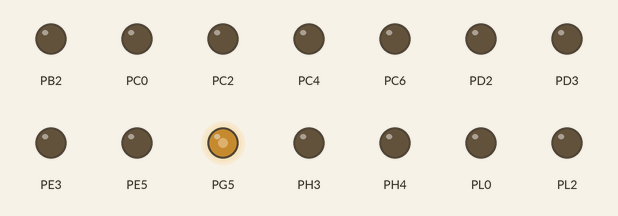
Bench run of a program on a simulated ATmega2560, built with avr-gcc and emulated at 16 MHz. On the bench: output pins drawn as LEDs (lit = HIGH). At 0.0 s the program stops and its outputs stay as they are.

Above: at 0.1 s.
Timing chart, 0 to 1.5 s (numbered marks = the images above):
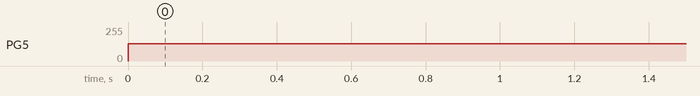

Measured:
- by itself, PG5: 0/255 → 128/255 at 0.00 s

The program:

main.c
```c
/*
 * ManosMexas.c
 *
 * Created: 23/07/2023 02:13:18 p. m.
 * Author : alexh
 */

#define F_CPU 16000000
#include <avr/io.h>
#include <util/delay.h>
#include <avr/interrupt.h>
#include <avr/sfr_defs.h>

#define set_bit(sfr, bit)	(_SFR_BYTE(sfr) |= _BV(bit))
#define clear_bit(sfr, bit) (_SFR_BYTE(sfr) &= ~_BV(bit))


// CONTROLES PULGAR
void CerrarPulg()
{
	PORTB &=~(1<<2);
	PORTL |=(1<<0);
}

void AbrirPulg()
{
	PORTB |=(1<<2);
	PORTL &=~(1<<0);
}

void PararPulg()
{
	PORTB &=~(1<<2);
	PORTL &=~(1<<0);
}

// CONTROLES Indice

void CerrarInd()
{
	PORTL &=~(1<<2);
	PORTL |=(1<<4);
}

void AbrirInd()
{
	PORTL |=(1<<2);
	PORTL &=~(1<<4);
}

void PararInd()
{
	PORTL &=~(1<<2);
	PORTL &=~(1<<4);
}

// CONTROLES MEDIO

void CerrarMed()
{
	PORTL &=~(1<<5);
	PORTL |=(1<<7);
}

void AbrirMed()
{
	PORTL |=(1<<5);
	PORTL &=~(1<<7);
}

void PararMed()
{
	PORTL |=(1<<5);
	PORTL &=~(1<<7);
}

// CONTROLES Angular

void CerrarAng()
{
	PORTC &=~(1<<4);
	PORTC |=(1<<6);
}

void AbirAng()
{
	PORTC |=(1<<4);
	PORTC &=~(1<<6);
}

void PararAng()
{
	PORTC |=(1<<4);
	PORTC |=(1<<6);
}

//Controles Meñique

void CerrarMeq()
{
	PORTC &=~(1<<2);
	PORTC |=(1<<0);
}

void AbrirMeq()
{
	PORTC |=(1<<2);
	PORTC &=~(1<<0);
}

void PararMeq()
{
	PORTC &=~(1<<2);
	PORTC &=~(1<<0);
}

void pwm75() //Seteo de la palabra de control para generar el PWM 100ms con 75%
{
	OCR1A=780;
	OCR1B=584;
	TCCR1A=0b00100011;
	TCCR1B=0b00011101;
}

void pwm25() //Seteo de la palabra de control para generar el PWM 100ms con 25%
{
	DDRD = DDRD | 0b00010000;
	OCR1A=780;
	OCR1B=194;
	TCCR1A=0b00100011;
	TCCR1B=0b00011101;
}

int main(void)
{
	//Seteando bits para el PWM de los enable
	set_bit(DDRD, 2); //ENA - PH1
	set_bit(DDRD, 3); //ENB - PH1
	//set_bit(DDRB, 4);
	//set_bit(DDRB, 5);
	//set_bit(DDRB, 6);

	//Seteando Bits de salida para el GPIO

	//Puente H1
	DDRL |= (1<<4); // PD45: IN1 - PH1
	PORTL &= ~(1<<4); // Poniendo en low
	DDRL |= (1<<2); // PD47: IN2 - PH1
	PORTL &= ~(1<<2); // Poniendo en low
	DDRL |= (1<<0); // PD49: IN3 - PH1
	PORTL &= ~(1<<0); // Poniendo en low
	DDRB |= (1<<2); // PD51: IN4 - PH1
	PORTB &= ~(1<<2); // Poniendo en low

	//Puente H2
	DDRL |= (1<<7); // PD42: IN3 - PH2
	PORTL &= ~(1<<7); // Poniendo en low
	DDRL |= (1<<5); // PD44: IN4 - PH2
	PORTL &= ~(1<<5); // Poniendo en low

	//Puente H3
	DDRC |= (1<<0); // PD37: IN4 - PH3
	PORTC &= ~(1<<0); // Poniendo en low
	DDRC |= (1<<2); // PD35: IN3 - PH3
	PORTC &= ~(1<<2); // Poniendo en low
	DDRC |= (1<<4); // PD33: IN2 - PH3
	PORTC &= ~(1<<4); // Poniendo en low
	DDRC |= (1<<6); // PD31: IN1 - PH3
	PORTC &= ~(1<<6); // Poniendo en low

	//Seteando Bits de entrada de los pulsos
	DDRB &=~ (1<<1); // PD52 FASE A - M1
	DDRB &=~ (1<<3); // PD50 FASE B - M1
	DDRL &=~ (1<<1); // PD48 FASE A - M2
	DDRL &=~ (1<<3); // PD46 FASE B - M2


	//Seteando como salida puertos de PWM
	DDRE |= (1<<5); // PD3: INB - PH1
	DDRG |= (1<<5); // PD4: INA - PH1
	DDRE |= (1<<3); // PD5: INB - PH2
	DDRH |= (1<<3); // PD6: INA - PH1
	DDRH |= (1<<4); // PD7: INB - PH1

	// Modo Fast PWM
	TCCR0B &= ~(1<<WGM02);
	TCCR0A |= (1<<WGM01);
	TCCR0A |= (1<<WGM00);

	// Prescalador 64
	TCCR0B &= ~(1<<CS02);
	TCCR0B |= (1<<CS01);
	TCCR0B |= (1<<CS00);

	//evento en el pin oc0a
	set_bit(TCCR0A, COM0A1);
	clear_bit(TCCR0A, COM0A0);

	//evento en el pin oc0b
	set_bit(TCCR0A, COM0B1);
	set_bit(TCCR0A, COM0B0);

	OCR0A = 127;
	OCR0B = 127;

	//uint8_t DC = 0;


	while (1)
	{
		//PararAng();
		//PararInd();
		//PararMed();
		//PararMeq();
		//PararPulg();
	}
}
```
